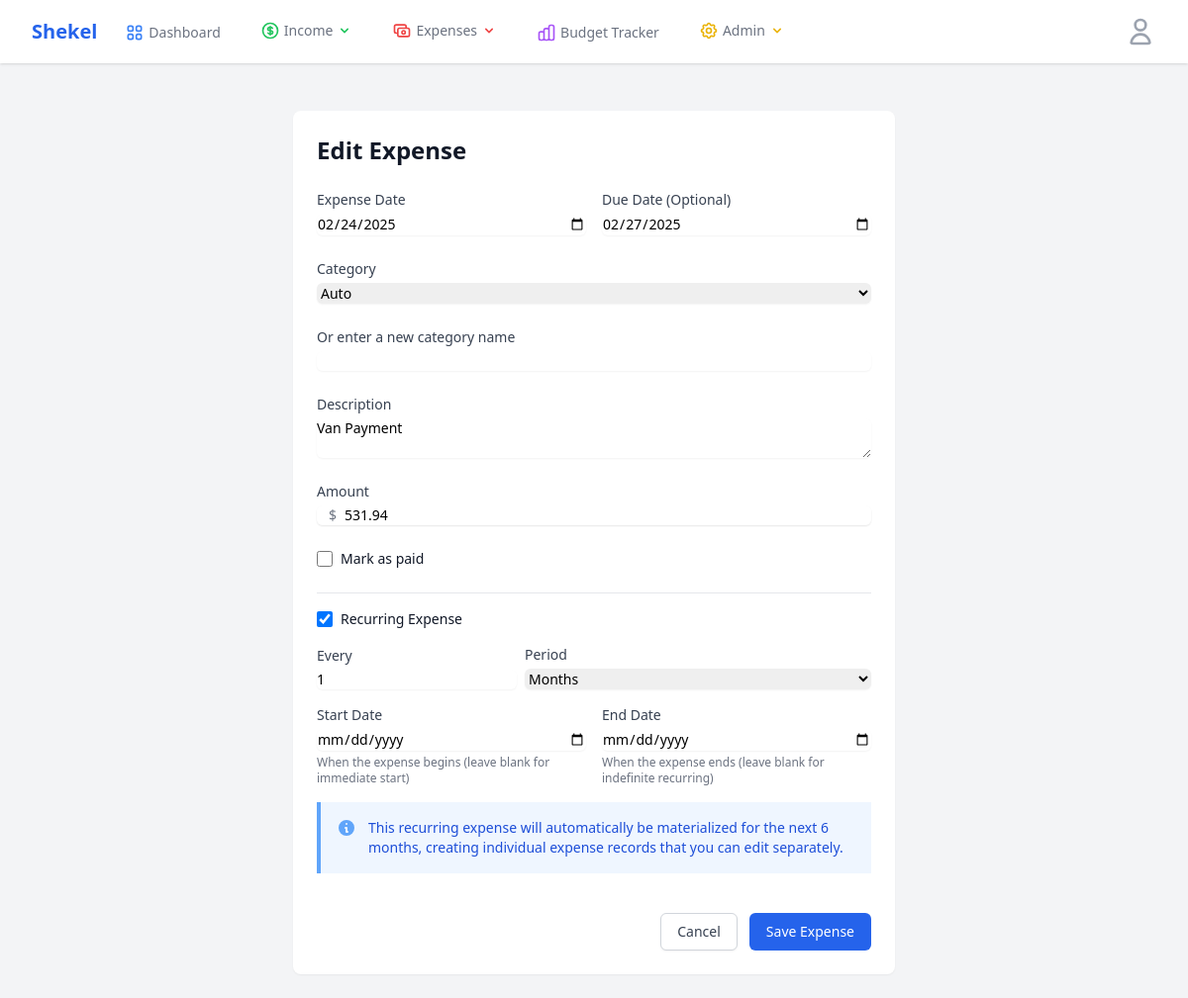
The page /expenses/edit/1 (signed in) on the database as committed earlier.
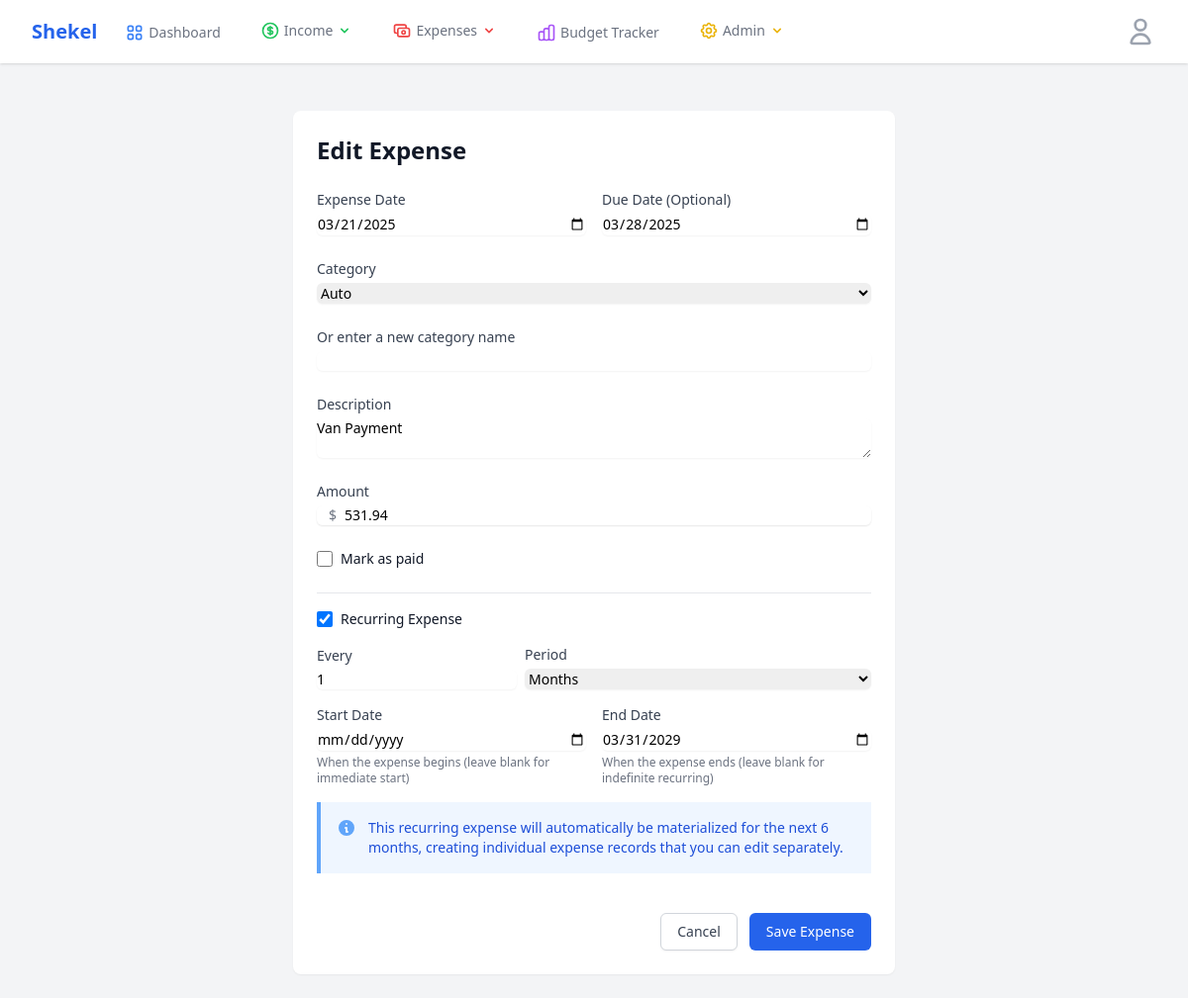
The same page on the database as committed later.
### app/models.py (models this page shows, shortened)
class Expense(db.Model):
    id = db.Column(db.Integer, primary_key=True)
    date = db.Column(db.Date, nullable=False, index=True)
    due_date = db.Column(db.Date, nullable=True, index=True)
    start_date = db.Column(db.Date, nullable=True, index=True)  # When the expense starts (for recurring)
    end_date = db.Column(db.Date, nullable=True, index=True)    # When the expense ends (for recurring)
    parent_expense_id = db.Column(db.Integer, db.ForeignKey("expense.id"), nullable=True)  # For materialized instances
    category = db.Column(db.String(50), nullable=False)
    category_id = db.Column(db.Integer, db.ForeignKey("expense_category.id"), nullable=True)
    description = db.Column(db.String(200))
    amount = db.Column(db.Float, nullable=False)
    paid = db.Column(db.Boolean, default=False)
    recurring = db.Column(db.Boolean, default=False)
    frequency = db.Column(db.String(20))
    frequency_type = db.Column(db.String(10))
    frequency_value = db.Column(db.Integer)
    user_id = db.Column(db.Integer, db.ForeignKey("user.id"), nullable=False)
    created_at = db.Column(db.DateTime, default=datetime.utcnow)
    updated_at = db.Column(db.DateTime, default=datetime.utcnow, onupdate=datetime.utcnow)
    materialized_instances = db.relationship("Expense", backref=db.backref("parent_expense", remote_side=[id]))

### app/routes.py (the view, shortened to what this page needs)
@main.route("/expenses/edit/<int:id>", methods=["GET", "POST"])
@login_required
def edit_expense(id):
    expense = Expense.query.filter_by(id=id, user_id=current_user.id).first_or_404()
    is_materialized = expense.parent_expense_id is not None
    form = ExpenseForm(obj=expense)
    categories = ExpenseCategory.query.filter_by(user_id=current_user.id).all()
    form.category_id.choices = [(0, "-- Select Category --")] + [
        (c.id, c.name) for c in categories
    ]
    if request.method == "GET":
        if expense.category_id:
            form.category_id.data = expense.category_id
        if expense.frequency_type and expense.frequency_value:
            form.frequency_type.data = expense.frequency_type
            form.frequency_value.data = expense.frequency_value
    return render_template(
        "finance/expense_form.html",
        title="Edit Expense" if not is_materialized else "Edit Expense Instance",
        form=form,
        expense=expense,
        is_materialized=is_materialized,
    )

### app/models.py (called while the page is built)
@login_manager.user_loader
def load_user(id):
    return User.query.get(int(id))

    def has_permission(self, permission):
        return (
            self.role is not None and (self.role.permissions & permission) == permission
        )

    def can_manage_users(self):
        return self.has_permission(Role.MANAGE_USERS)

### app/templates/finance/expense_form.html (shortened to what the changed rows need)
{% extends "base.html" %}
{% block content %}
<div class="max-w-2xl mx-auto py-6 sm:px-6 lg:px-8">
    <div class="bg-white shadow-sm rounded-lg">
        <div class="px-4 py-5 sm:p-6">
            <h1 class="text-2xl font-bold text-gray-900 mb-4">
                {% if expense %}
                {% if is_materialized %}
                Edit Expense Instance
                {% else %}
                Edit Expense
                {% endif %}
                {% else %}
                Add Expense
                {% endif %}
            </h1>
            <form method="POST" class="space-y-6">
                <div class="grid grid-cols-1 md:grid-cols-2 gap-4">
                    <div>
                        <div class="mt-1">
                            {{ form.date(class="shadow-sm focus:ring-blue-500 focus:border-blue-500 block w-full
                            sm:text-sm border-gray-300 rounded-md", type="date") }}
                        </div>
                    </div>
                    <div>
                        <div class="mt-1">
                            {{ form.due_date(class="shadow-sm focus:ring-blue-500 focus:border-blue-500 block w-full
                            sm:text-sm border-gray-300 rounded-md", type="date") }}
                        </div>
                    </div>
                </div>
                <div>
                    <div class="mt-1">
                        {{ form.category_id(class="shadow-sm focus:ring-blue-500 focus:border-blue-500 block w-full
                        sm:text-sm border-gray-300 rounded-md") }}
                    </div>
                </div>
                <div>
                    <div class="mt-1">
                        {{ form.description(class="shadow-sm focus:ring-blue-500 focus:border-blue-500 block w-full
                        sm:text-sm border-gray-300 rounded-md", rows="2") }}
                    </div>
                </div>
                <div>
                    <div class="mt-1 relative rounded-md shadow-sm">
                        <div class="absolute inset-y-0 left-0 pl-3 flex items-center pointer-events-none">
                            <span class="text-gray-500 sm:text-sm">$</span>
                        </div>
                        {{ form.amount(class="shadow-sm focus:ring-blue-500 focus:border-blue-500 block w-full pl-7
                        sm:text-sm border-gray-300 rounded-md") }}
                    </div>
                </div>
                <div class="flex items-center">
                    {{ form.paid(class="h-4 w-4 text-blue-600 focus:ring-blue-500 border-gray-300 rounded") }}
                    <label for="paid" class="ml-2 block text-sm text-gray-900">Mark as paid</label>
                </div>
                {% if not is_materialized %}
                <div class="space-y-4 pt-4 border-t border-gray-200">
                    <div class="flex items-center">
                        {{ form.recurring(class="h-4 w-4 text-blue-600 focus:ring-blue-500 border-gray-300 rounded",
                        onclick="toggleRecurringFields()") }}
                        <label for="recurring" class="ml-2 block text-sm text-gray-900">Recurring Expense</label>
                    </div>
                    <div id="recurring-fields" class="{% if not form.recurring.data %}hidden{% endif %} space-y-4">
                        <div id="frequency-fields">
                            <div class="flex items-end space-x-2">
                                <div>
                                    <label for="frequency_value"
                                        class="block text-sm font-medium text-gray-700">Every</label>
                                    <div class="mt-1">
                                        {{ form.frequency_value(class="shadow-sm focus:ring-blue-500
                                        focus:border-blue-500 block w-full sm:text-sm border-gray-300 rounded-md",
                                        min="1", type="number") }}
                                    </div>
                                </div>
                                <div class="flex-grow">
                                    <label for="frequency_type"
                                        class="block text-sm font-medium text-gray-700">Period</label>
                                    <div class="mt-1">
                                        {{ form.frequency_type(class="shadow-sm focus:ring-blue-500
                                        focus:border-blue-500 block w-full sm:text-sm border-gray-300 rounded-md") }}
                                    </div>
                                </div>
                            </div>
                        </div>
                        <div id="recurring-date-fields" class="grid grid-cols-1 md:grid-cols-2 gap-4 mt-4">
                            <div>
                                <label for="start_date" class="block text-sm font-medium text-gray-700">Start
                                    Date</label>
                                <div class="mt-1">
                                    {{ form.start_date(class="shadow-sm focus:ring-blue-500 focus:border-blue-500 block
                                    w-full sm:text-sm border-gray-300 rounded-md", type="date") }}
                                </div>
                                <p class="mt-1 text-xs text-gray-500">When the expense begins (leave blank for immediate
                                    start)</p>
                            </div>
                            <div>
                                <label for="end_date" class="block text-sm font-medium text-gray-700">End Date</label>
                                <div class="mt-1">
                                    {{ form.end_date(class="shadow-sm focus:ring-blue-500 focus:border-blue-500 block
                                    w-full sm:text-sm border-gray-300 rounded-md", type="date") }}
                                </div>
                                <p class="mt-1 text-xs text-gray-500">When the expense ends (leave blank for indefinite
                                    recurring)</p>
                            </div>
                        </div>
                        <div class="mt-4 bg-blue-50 border-l-4 border-blue-400 p-4">
                            <div class="flex">
                                <div class="flex-shrink-0">
                                    <svg class="h-5 w-5 text-blue-400" xmlns="http://www.w3.org/2000/svg"
                                        viewBox="0 0 20 20" fill="currentColor">
                                        <path fill-rule="evenodd"
                                            d="M18 10a8 8 0 11-16 0 8 8 0 0116 0zm-7-4a1 1 0 11-2 0 1 1 0 012 0zM9 9a1 1 0 000 2v3a1 1 0 001 1h1a1 1 0 100-2v-3a1 1 0 00-1-1H9z"
                                            clip-rule="evenodd" />
                                    </svg>
                                </div>
                                <div class="ml-3">
                                    <p class="text-sm text-blue-700">
                                        This recurring expense will automatically be materialized for the next 6 months,
                                        creating individual expense records that you can edit separately.
                                    </p>
                                </div>
                            </div>
                        </div>
                    </div>
                </div>
                {% endif %}
            </form>
        </div>
    </div>
</div>
{% endblock %}

Rows that differ between the two databases and show on the page:
changed Expense "Auto": date "02/24/2025" → "03/21/2025"; due_date "02/27/2025" → "03/28/2025"; end_date (not shown) → "03/31/2029"
